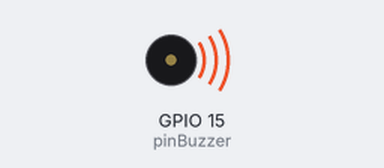
This sketch was run on a simulated ESP32. Shown: buzzer (waves = sounding, pin HIGH).

Above: at 0.5 s.
Timing chart, 0 to 4.6 s (numbered marks = the images above):
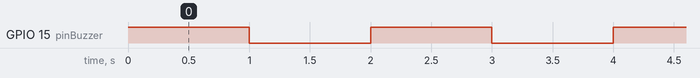

Measured:
- by itself, GPIO 15 (pinBuzzer): alternates HIGH for 1.0 s and LOW for 1.0 s

The sketch:

Buzzer.ino
```cpp
/*********************************
 * Output : Buzzer
 * Board  : ESP32
 * Output : Serial (9600)
 * DATA   :   D15 (GPIO 15), D2 (GPIO 2), D4 (GPIO 4), RX2 (GPIO 16), TX2 (GPIO 17), D5 (GPIO 5), D18 (GPIO 18),
 *            D19 (GPIO 19), D21 (GPIO 21), RX0 (GPIO 3), TX0 (GPIO 1), D22 (GPIO 22), D23 (GPIO 23)
 *            D13 (GPIO 13), D12 (GPIO 12), D14 (GPIO 14), D27 (GPIO 27), D26 (GPIO 26), D25 (GPIO 25),
 *            D33 (GPIO 33), D32 (GPIO 32), D35 (GPIO 35), D34 (GPIO 34), D39 (GPIO 39), VP (GPIO 36),
 *********************************/

const int pinBuzzer = 15;

void setup()
{
  pinMode(pinBuzzer, OUTPUT);
}

void loop()
{
  digitalWrite(pinBuzzer, HIGH);
  delay(1000);
  digitalWrite(pinBuzzer, LOW);
  delay(1000);
}
```
